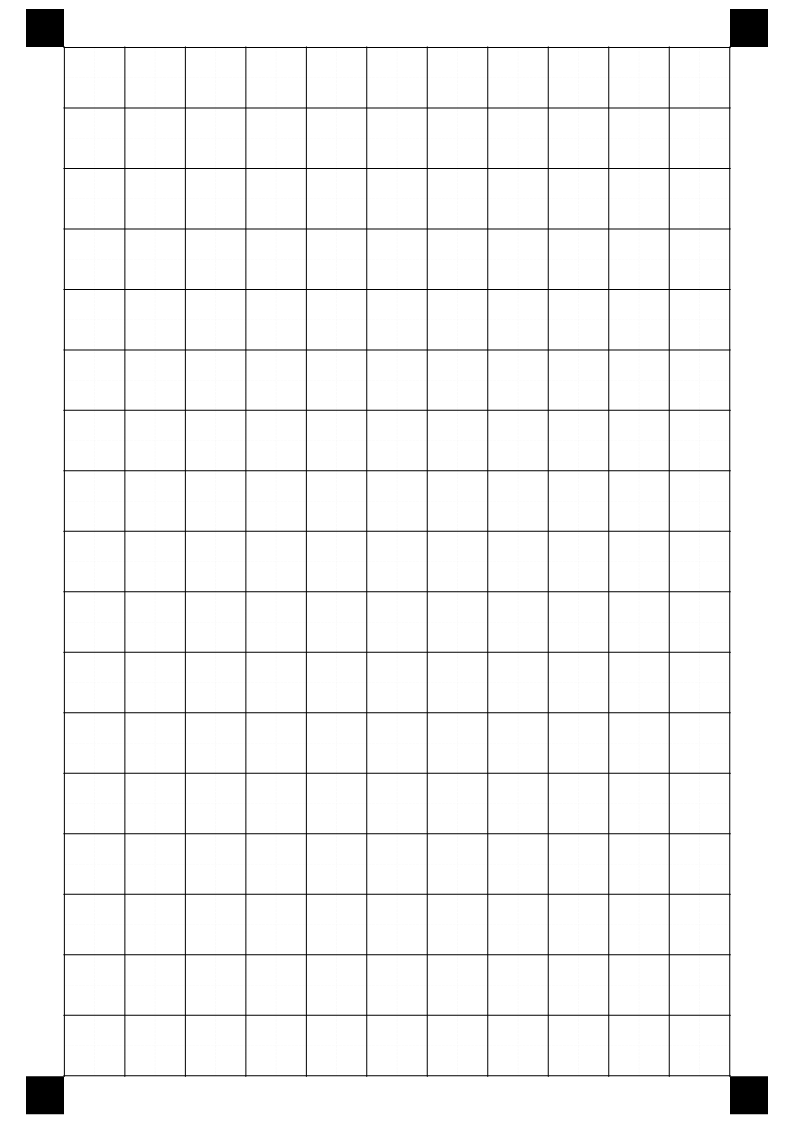
#> input picture handwriting_format/handwriting_format_test.png, 794 x 1123 px
$ python -i crop_ref_sheet.py   (imports and definitions only)
#> lines starting #> are read from the running program, lines starting #| are printed output that depends on the picture; after the words box and inside, x2 and y2 are one past the last pixel; in counts of white or black regions, pixels touching at a corner belong together
from __future__ import annotations

import argparse
import json
import shutil
from pathlib import Path

import cv2
import numpy as np
from PIL import Image


IMAGE_EXTS = {".jpg", ".jpeg", ".png", ".bmp", ".tif", ".tiff"}
MARKER_DETECTION_MAX_DIMENSION = 1800
WARPED_SIZE = (4960, 7016)
DEFAULT_ROWS = 17
DEFAULT_COLS = 11
DEFAULT_MARGIN_RATIO = 0.08


def load_chars(path: Path) -> list[str]:
    return json.loads(path.read_text(encoding="utf-8"))


# [26 lines left out: functions find_image_files, content_bbox, not called in this run]


def order_markers(points: list[np.ndarray]) -> np.ndarray:
    pts = np.array(points, dtype=np.float32)
    sums = pts.sum(axis=1)
    diffs = np.diff(pts, axis=1).reshape(-1)

    return np.array(
        [
            pts[np.argmin(sums)],
            pts[np.argmin(diffs)],
            pts[np.argmax(sums)],
            pts[np.argmax(diffs)],
        ],
        dtype=np.float32,
    )


def resize_for_marker_detection(image: np.ndarray) -> tuple[np.ndarray, float]:
    height, width = image.shape[:2]
    largest_dimension = max(width, height)
    if largest_dimension <= MARKER_DETECTION_MAX_DIMENSION:
        return image, 1.0

    scale = MARKER_DETECTION_MAX_DIMENSION / largest_dimension
    resized = cv2.resize(
        image,
        (int(round(width * scale)), int(round(height * scale))),
        interpolation=cv2.INTER_AREA,
    )
    return resized, scale


def find_marker_candidates(image: np.ndarray) -> list[dict]:
    height, width = image.shape[:2]
    gray = cv2.cvtColor(image, cv2.COLOR_BGR2GRAY)
    blurred = cv2.GaussianBlur(gray, (5, 5), 0)
    _, binary = cv2.threshold(blurred, 140, 255, cv2.THRESH_BINARY_INV)

    kernel = cv2.getStructuringElement(cv2.MORPH_RECT, (5, 5))
    binary = cv2.morphologyEx(binary, cv2.MORPH_OPEN, kernel)
    contours, _ = cv2.findContours(binary, cv2.RETR_EXTERNAL, cv2.CHAIN_APPROX_SIMPLE)

    image_area = width * height
    min_area = image_area * 0.00015
    max_area = image_area * 0.04
    candidates = []

    for contour in contours:
        area = cv2.contourArea(contour)
        if area < min_area or area > max_area:
            continue

        x, y, w, h = cv2.boundingRect(contour)
        if w == 0 or h == 0:
            continue

        aspect = w / h
        fill_ratio = area / (w * h)
        if not 0.45 <= aspect <= 2.2:
            continue
        if fill_ratio < 0.45:
            continue

        candidates.append(
            {
                "center": np.array([x + w / 2, y + h / 2], dtype=np.float32),
                "bbox": (x, y, w, h),
                "area": area,
            }
        )

    return candidates


def detect_markers(image: np.ndarray) -> np.ndarray:
    height, width = image.shape[:2]
    detection_image, scale = resize_for_marker_detection(image)
    candidates = find_marker_candidates(detection_image)

    if scale != 1.0:
        inverse_scale = 1.0 / scale
        for candidate in candidates:
            candidate["center"] = candidate["center"] * inverse_scale

    if len(candidates) < 4:
        raise RuntimeError(f"expected 4 template markers, found {len(candidates)}")

    corners = [
        np.array([0, 0], dtype=np.float32),
        np.array([width, 0], dtype=np.float32),
        np.array([width, height], dtype=np.float32),
        np.array([0, height], dtype=np.float32),
    ]

    selected = []
    used = set()
    for corner in corners:
        best_index = None
        best_distance = None
        for index, candidate in enumerate(candidates):
            if index in used:
                continue

            distance = np.linalg.norm(candidate["center"] - corner)
            if best_distance is None or distance < best_distance:
                best_index = index
                best_distance = distance

        used.add(best_index)
        selected.append(candidates[best_index]["center"])

    return order_markers(selected)


def warp_page(image: np.ndarray) -> np.ndarray:
    markers = detect_markers(image)
    destination = np.array(
        [
            [0, 0],
            [WARPED_SIZE[0] - 1, 0],
            [WARPED_SIZE[0] - 1, WARPED_SIZE[1] - 1],
            [0, WARPED_SIZE[1] - 1],
        ],
        dtype=np.float32,
    )
    matrix = cv2.getPerspectiveTransform(markers, destination)
    return cv2.warpPerspective(image, matrix, WARPED_SIZE, flags=cv2.INTER_CUBIC)


# [56 lines left out: functions detect_grid_bbox, crop_grid_cell, not called in this run]


def to_model_reference_image(image: Image.Image) -> Image.Image:
    return Image.fromarray(255 - np.array(image.convert("L")))


# [115 lines left out: functions normalize_glyph, crop_sheet, copy_named_images, main, not called in this run]


# [2 lines not run here, left out]

>>> import cv2
>>> picture = cv2.imread('../../handwriting_format/handwriting_format_test.png')
#> picture is the input picture: shape (1123, 794, 3); min 0, max 255, mean 246.3
>>> result = warp_page(picture)
#> in detect_markers, `detection_image, scale = resize_for_marker_detection(image)`: scale = 1
#> in find_marker_candidates, `_, binary = cv2.threshold(blurred, 140, 255, cv2.THRESH_BINARY_INV)`:
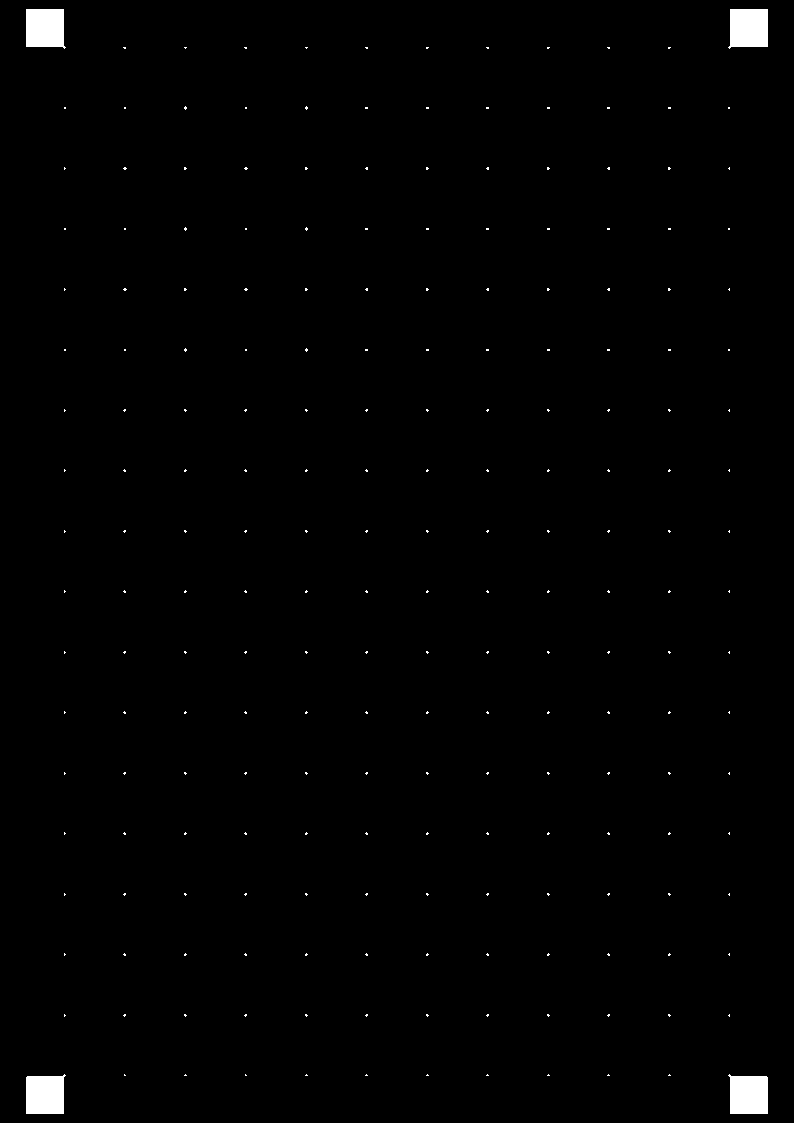
#> binary: shape (1123, 794); 0.78% white; 216 white regions (212 under 20 px), largest, box (x1, y1, x2, y2) and area: (26, 9, 66, 49) 1449, (728, 9, 768, 49) 1449, (26, 1074, 66, 1114) 1448, (728, 1074, 768, 1114) 1448
#> in find_marker_candidates, `binary = cv2.morphologyEx(binary, cv2.MORPH_OPEN, kernel)`:
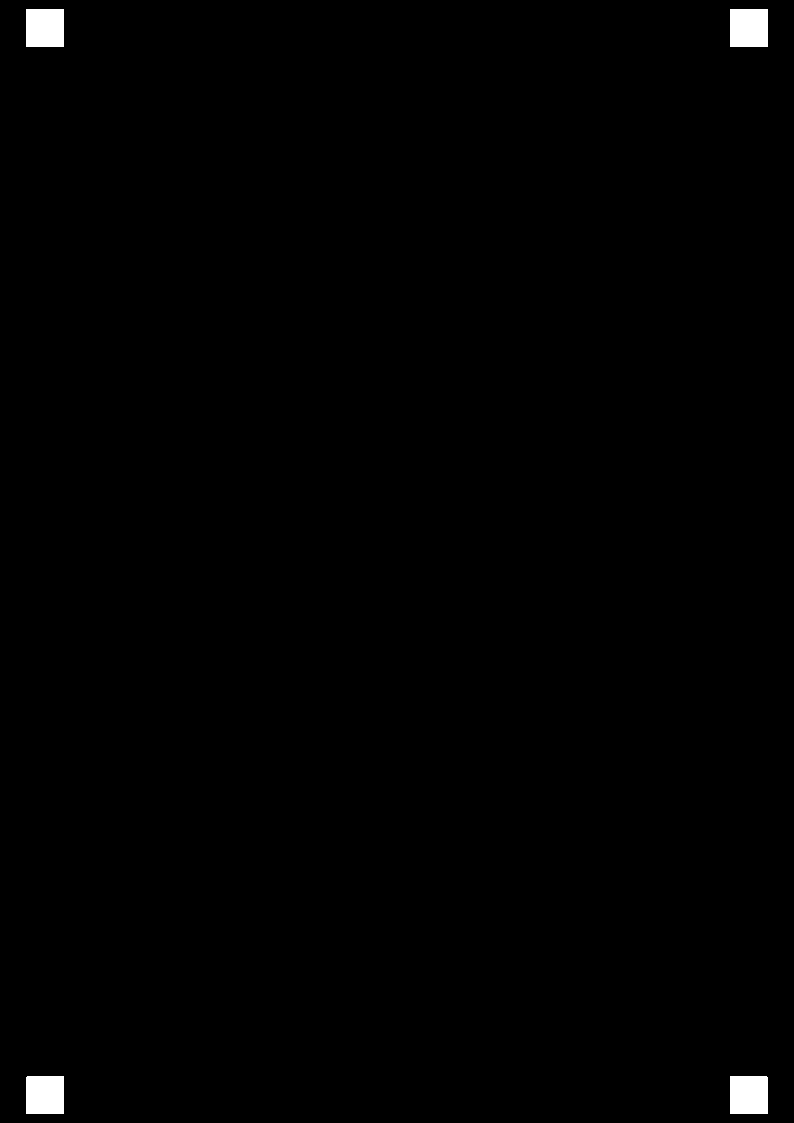
#> binary: shape (1123, 794); 0.65% white; 4 white regions
#> in find_marker_candidates, `contours, _ = cv2.findContours(binary, cv2.RETR_EXTERNAL, cv2.CHAIN_AP..`: contours = 4 contours; box (x1, y1, x2, y2) and area: (730, 9, 768, 47) 1369, (26, 9, 64, 47) 1369, (730, 1076, 768, 1114) 1368, (26, 1076, 64, 1114) 1368
#> the loop in find_marker_candidates, `for contour in contours:` made 4 passes
#> (area, x, y) on passes 1 to 2: (1368.5, 730, 1076), (1368.5, 26, 1076)
#> (contour, area, x, y) on passes 3 to 4: ([[730, 9], [730, 46], [767, 46], [767, 9]], 1369, 730, 9), ([[26, 9], [26, 46], [63, 46], [63, 9]], 1369, 26, 9)
#> after the loop in find_marker_candidates, `for contour in contours:`: candidates = 4 items
#> in detect_markers, `corners = [ np.array([0, 0], dtype=np.float32), np.array([width, 0], d..`: corners = [[0, 0], [794, 0], [794, 1123], [0, 1123]]
#> the loop in detect_markers, `for corner in corners:` made 4 passes
#> after the loop in detect_markers, `for corner in corners:`: selected = [[45, 28], [749, 28], [749, 1095], [45, 1095]]; used = 4 items
#> in order_markers, `pts = np.array(points, dtype=np.float32)`: pts = [[45, 28], [749, 28], [749, 1095], [45, 1095]]
#> in order_markers, `sums = pts.sum(axis=1)`: sums = [73, 777, 1844, 1140]
#> in order_markers, `diffs = np.diff(pts, axis=1).reshape(-1)`: diffs = [-17, -721, 346, 1050]
#> in warp_page, `markers = detect_markers(image)`: markers = [[45, 28], [749, 28], [749, 1095], [45, 1095]]
#> in warp_page, `destination = np.array( [ [0, 0], [WARPED_SIZE[0] - 1, 0], [WARPED_SIZ..`: destination = [[0, 0], [4959, 0], [4959, 7015], [0, 7015]]
#> in warp_page, `matrix = cv2.getPerspectiveTransform(markers, destination)`: matrix = [[7.04, 4.72e-17, -317], [3.79e-17, 6.57, -184.1], [2.3e-20, 1.07e-20, 1]]
